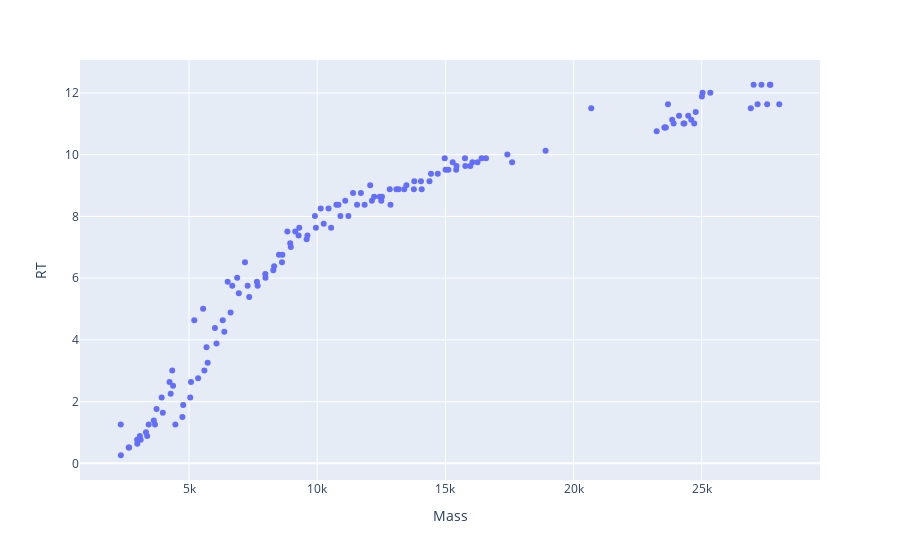

Source (notebook cell):
### Code cell
# df_top = df[(10000 < df.Mass) & (df.Mass  < 20000)].head(100)
# df_top = df[(df.RT > 2.0) & (df.Mass < 20000)].head(1000)
df_top = local_top(df, top=2)
plotly_zone(df_top)

### Figure 1 — Plotly figure (JSON) as saved in the notebook; plotly's stock layout.template omitted (floating-point values rounded to 4 significant figures; data arrays with more than 128 entries replaced by an {"elided": "..."} marker saying what was removed)
{"data": [{"hovertemplate": "Mass=%{x}<br>RT=%{y}<extra></extra>", "legendgroup": "", "marker": {"color": "#636efa", "symbol": "circle"}, "mode": "markers", "name": "", "orientation": "v", "showlegend": false, "type": "scatter", "x": {"elided": "136 float values"}, "xaxis": "x", "y": {"elided": "136 float values"}, "yaxis": "y"}], "layout": {"legend": {"tracegroupgap": 0}, "margin": {"t": 60}, "xaxis": {"anchor": "y", "domain": [0, 1], "title": {"text": "Mass"}}, "yaxis": {"anchor": "x", "domain": [0, 1], "title": {"text": "RT"}}}}
